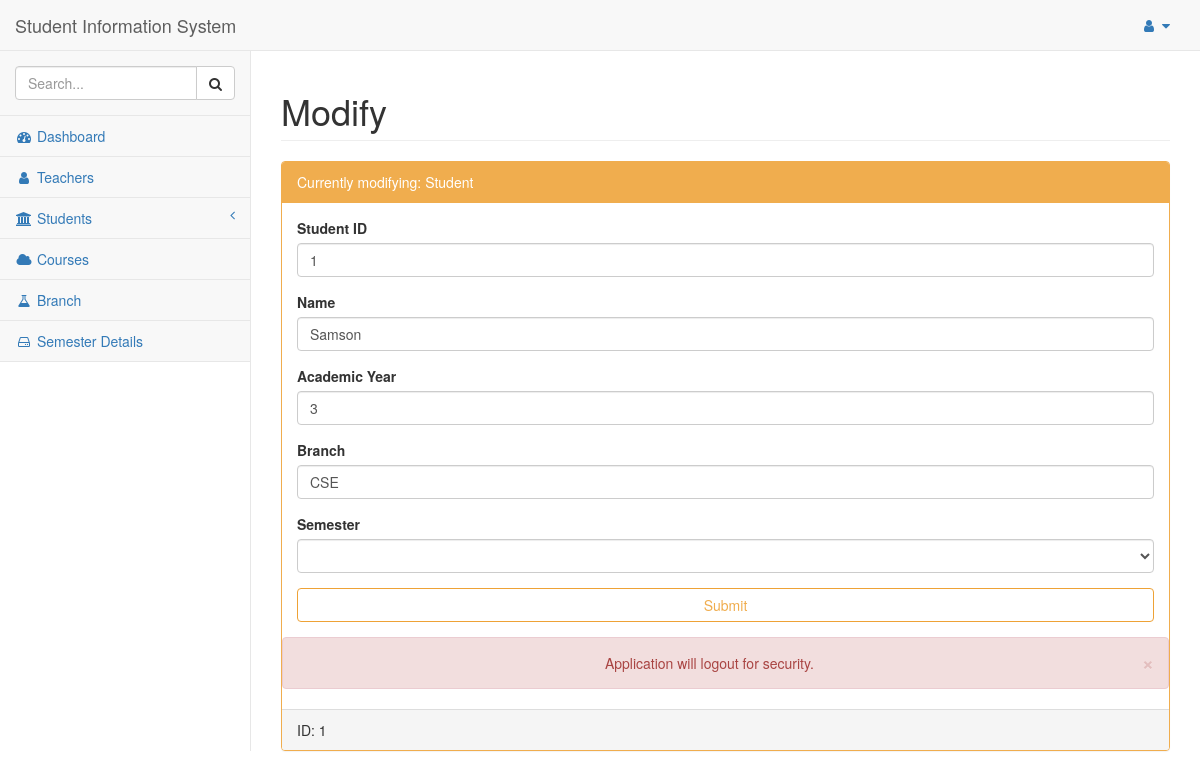
The app's page /modify/student/1/3 with its own data.
### tables this page shows
CREATE TABLE Student
(
 student_id    integer NOT NULL ,
 student_name  text NOT NULL ,
 date_of_birth date NOT NULL ,
academic_year year NOT NULL ,
 branch_code   text NOT NULL ,
 semester   integer NOT NULL ,
PRIMARY KEY (student_id),

 FOREIGN KEY (branch_code,semester) REFERENCES Branch (branch_code, semester) ON DELETE CASCADE ON UPDATE CASCADE
);

### flaskapp.py (the view, shortened to what this page needs)
@app.route('/modify/<string:entity>/<string:uid>/<string:uid2>',
           methods=['GET', 'POST'])
def modify(uid, uid2, entity):
    global ID
    teacher_list = query_db("SELECT * FROM TEACHER", [])
    if entity == "student":
        values = query_db("SELECT * FROM Student \
                            WHERE student_id=?", [uid], one=True)
        print(values['student_name'])
        if request.method == 'GET':
            return render_template("modify.html", id=ID,
                                   entity="Student", identity=values)

### flaskapp.py (called while the page is built)
def get_db():
    db = getattr(g, '_database', None)
    if db is None:
        db = g._database = sqlite3.connect(DATABASE)
        db.create_function('avg', 3, average)
        db.row_factory = sqlite3.Row
    return db

def query_db(query: object, args: object,
             one: object = False) -> object:
    cur = get_db().execute(query, args)
    rv = cur.fetchall()
    cur.close()
    return (rv[0] if rv else None) if one else rv

@app.teardown_appcontext
def close_connection(exception):
    db = getattr(g, '_database', None)
    if db is not None:
        db.close()

### templates/modify.html (shortened to what this page needs)
{% extends "base.html" %}
{% block title %}
  Modify
{% endblock title %}
{% block content %}
  <div class="panel panel-yellow">
    <div class="panel-heading">
      Currently modifying: {{ entity }}
    </div>
    <div class="panel-body">
      <form action="#" method="post">
        {% if entity=="Teacher" %}
          <div class="form-group">
            <label>Teacher ID</label>
            <input type="text" class="form-control" id="teacher_id" name="teacher_id" value={{identity.teacher_id}}>
          </div>
          <div class="form-group">
            <label>Subject Code</label>
            <input type="number" class="form-control" id="sub_code" name="sub_code" value={{identity.sub_code}}>
          </div>
          <div class="form-group">
            <label>Name</label>
            <input type="text" class="form-control" id="teacher_name" name="teacher_name" value={{identity.teacher_name}}>
          </div>
          <div class="form-group">
            <label>Phone</label>
            <input type="number" class="form-control" id="phone" name="phone" value={{identity.phone}}>
          </div>
          {% elif entity=="Student" %}
          <div class="form-group">
            <label>Student ID</label>
            <input type="number" class="form-control" id="student_id" name="student_id" value={{identity.student_id}}>
          </div>
          <div class="form-group">
            <label>Name</label>
            <input type="text" class="form-control" id="student_name" name="student_name" value={{identity.student_name}}>
          </div>
          <div class="form-group">
            <label>Academic Year</label>
            <input type="number" class="form-control" id="academic_year" name="academic_year" value={{identity.academic_year}}>
          </div>
          <div class="form-group">
            <label>Branch</label>
            <input type="text" class="form-control" id="branch_code" name="branch_code" value={{identity.branch_code}}>
          </div>
          <div class="form-group">
            <label>Semester</label>
            <select class="form-control" selected="{{identity.semester}}">
              <option selected disabled hidden>
                <option>1</option>
              </select>
            </div>
          {% endif %}
          <button type="submit" class="btn btn-warning btn-block btn-outline" value="Submit">Submit</button>
        </form>
      </div>
      <div class="alert alert-danger alert-dismissable" style="text-align: center;">
        <button type="button" class="close" data-dismiss="alert" aria-hidden="true">×</button>
        Application will logout for security.
      </div>
      <div class="panel-footer">
        {% if entity=="Teacher" %}
          ID: {{ identity['teacher_id'] }}
          {% elif entity=="Student" %}
          ID: {{ identity['student_id'] }}
          {% elif entity=="Attendance" %}
          <strong>Attendance Modification</strong>
          {% elif entity=="Attendance" %}
          <strong>Course Modification</strong>
        {% endif %}
      </div>
    </div>
  {% endblock content %}

### records on screen
Student: student_id "1", student_name "Samson", academic_year "3", branch_code "CSE"

### other values on screen
{{ entity }} "Student"
